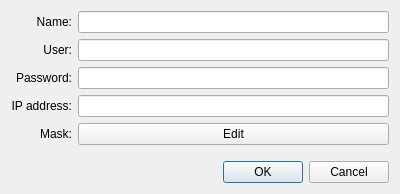
<?xml version="1.0" encoding="UTF-8"?>
<ui version="4.0">
 <class>CameraDefinitionDialog</class>
 <widget class="QDialog" name="CameraDefinitionDialog">
  <property name="geometry">
   <rect>
    <x>0</x>
    <y>0</y>
    <width>400</width>
    <height>194</height>
   </rect>
  </property>
  <property name="windowTitle">
   <string>Camera definition</string>
  </property>
  <layout class="QGridLayout" name="gridLayout">
   <item row="2" column="1">
    <widget class="QLineEdit" name="m_Password"/>
   </item>
   <item row="0" column="0">
    <widget class="QLabel" name="label_Name">
     <property name="text">
      <string>Name:</string>
     </property>
     <property name="alignment">
      <set>Qt::AlignRight|Qt::AlignTrailing|Qt::AlignVCenter</set>
     </property>
    </widget>
   </item>
   <item row="1" column="0">
    <widget class="QLabel" name="label_User">
     <property name="text">
      <string>User:</string>
     </property>
     <property name="alignment">
      <set>Qt::AlignRight|Qt::AlignTrailing|Qt::AlignVCenter</set>
     </property>
    </widget>
   </item>
   <item row="3" column="0">
    <widget class="QLabel" name="label_Ip">
     <property name="text">
      <string>IP address:</string>
     </property>
     <property name="alignment">
      <set>Qt::AlignRight|Qt::AlignTrailing|Qt::AlignVCenter</set>
     </property>
    </widget>
   </item>
   <item row="1" column="1">
    <widget class="QLineEdit" name="m_User"/>
   </item>
   <item row="2" column="0">
    <widget class="QLabel" name="label_Password">
     <property name="text">
      <string>Password:</string>
     </property>
     <property name="alignment">
      <set>Qt::AlignRight|Qt::AlignTrailing|Qt::AlignVCenter</set>
     </property>
    </widget>
   </item>
   <item row="3" column="1">
    <widget class="QLineEdit" name="m_Ip"/>
   </item>
   <item row="0" column="1">
    <widget class="QLineEdit" name="m_Name">
     <property name="maxLength">
      <number>32</number>
     </property>
    </widget>
   </item>
   <item row="5" column="0" colspan="2">
    <spacer name="verticalSpacer">
     <property name="orientation">
      <enum>Qt::Vertical</enum>
     </property>
     <property name="sizeHint" stdset="0">
      <size>
       <width>20</width>
       <height>40</height>
      </size>
     </property>
    </spacer>
   </item>
   <item row="6" column="0" colspan="2">
    <widget class="QDialogButtonBox" name="m_ButtonBox">
     <property name="standardButtons">
      <set>QDialogButtonBox::Cancel|QDialogButtonBox::Ok</set>
     </property>
    </widget>
   </item>
   <item row="4" column="0">
    <widget class="QLabel" name="label_Mask">
     <property name="text">
      <string>Mask:</string>
     </property>
     <property name="alignment">
      <set>Qt::AlignRight|Qt::AlignTrailing|Qt::AlignVCenter</set>
     </property>
    </widget>
   </item>
   <item row="4" column="1">
    <widget class="QPushButton" name="m_Mask">
     <property name="text">
      <string>Edit</string>
     </property>
    </widget>
   </item>
  </layout>
 </widget>
 <layoutdefault spacing="6" margin="11"/>
 <tabstops>
  <tabstop>m_Name</tabstop>
  <tabstop>m_User</tabstop>
  <tabstop>m_Password</tabstop>
  <tabstop>m_Ip</tabstop>
 </tabstops>
 <resources/>
 <connections>
  <connection>
   <sender>m_ButtonBox</sender>
   <signal>accepted()</signal>
   <receiver>CameraDefinitionDialog</receiver>
   <slot>accept()</slot>
   <hints>
    <hint type="sourcelabel">
     <x>199</x>
     <y>146</y>
    </hint>
    <hint type="destinationlabel">
     <x>199</x>
     <y>83</y>
    </hint>
   </hints>
  </connection>
  <connection>
   <sender>m_ButtonBox</sender>
   <signal>rejected()</signal>
   <receiver>CameraDefinitionDialog</receiver>
   <slot>reject()</slot>
   <hints>
    <hint type="sourcelabel">
     <x>199</x>
     <y>146</y>
    </hint>
    <hint type="destinationlabel">
     <x>199</x>
     <y>83</y>
    </hint>
   </hints>
  </connection>
  <connection>
   <sender>m_Mask</sender>
   <signal>clicked()</signal>
   <receiver>CameraDefinitionDialog</receiver>
   <slot>onEditMaskClicked()</slot>
   <hints>
    <hint type="sourcelabel">
     <x>230</x>
     <y>124</y>
    </hint>
    <hint type="destinationlabel">
     <x>199</x>
     <y>96</y>
    </hint>
   </hints>
  </connection>
 </connections>
 <slots>
  <slot>onEditMaskClicked()</slot>
 </slots>
</ui>
